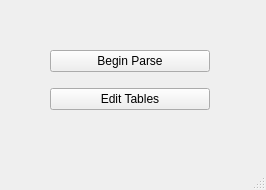
<?xml version="1.0" encoding="UTF-8"?>
<ui version="4.0">
 <class>MainWindow</class>
 <widget class="QMainWindow" name="MainWindow">
  <property name="geometry">
   <rect>
    <x>0</x>
    <y>0</y>
    <width>266</width>
    <height>190</height>
   </rect>
  </property>
  <property name="windowTitle">
   <string>MainWindow</string>
  </property>
  <widget class="QWidget" name="centralwidget">
   <widget class="QWidget" name="verticalLayoutWidget">
    <property name="geometry">
     <rect>
      <x>50</x>
      <y>40</y>
      <width>160</width>
      <height>80</height>
     </rect>
    </property>
    <layout class="QVBoxLayout" name="verticalLayout_2">
     <item>
      <widget class="QPushButton" name="btn_begin_parse">
       <property name="text">
        <string>Begin Parse</string>
       </property>
      </widget>
     </item>
     <item>
      <widget class="QPushButton" name="btn_go_to_edit_window">
       <property name="text">
        <string>Edit Tables</string>
       </property>
      </widget>
     </item>
    </layout>
   </widget>
  </widget>
  <widget class="QMenuBar" name="menubar">
   <property name="geometry">
    <rect>
     <x>0</x>
     <y>0</y>
     <width>266</width>
     <height>21</height>
    </rect>
   </property>
  </widget>
  <widget class="QStatusBar" name="statusbar"/>
 </widget>
 <resources/>
 <connections/>
</ui>
